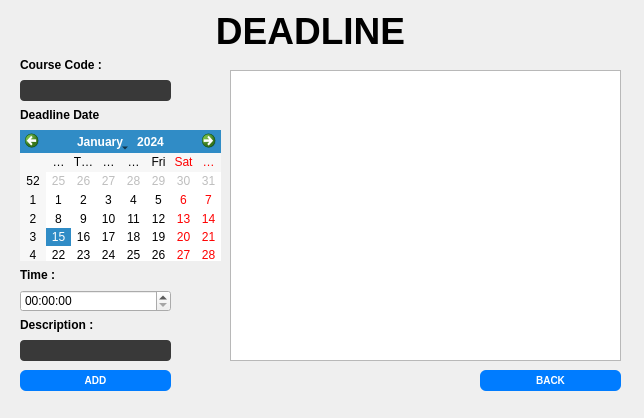
<?xml version="1.0" encoding="UTF-8"?>
<ui version="4.0">
 <class>deadline</class>
 <widget class="QDialog" name="deadline">
  <property name="geometry">
   <rect>
    <x>0</x>
    <y>0</y>
    <width>644</width>
    <height>418</height>
   </rect>
  </property>
  <property name="windowTitle">
   <string>Dialog</string>
  </property>
  <widget class="QLabel" name="label">
   <property name="geometry">
    <rect>
     <x>210</x>
     <y>10</y>
     <width>201</width>
     <height>41</height>
    </rect>
   </property>
   <property name="text">
    <string>&lt;html&gt;&lt;head/&gt;&lt;body&gt;&lt;p align=&quot;center&quot;&gt;&lt;span style=&quot; font-size:28pt; font-weight:700;&quot;&gt;DEADLINE&lt;/span&gt;&lt;/p&gt;&lt;/body&gt;&lt;/html&gt;</string>
   </property>
  </widget>
  <widget class="QPushButton" name="login_3">
   <property name="geometry">
    <rect>
     <x>480</x>
     <y>370</y>
     <width>141</width>
     <height>21</height>
    </rect>
   </property>
   <property name="styleSheet">
    <string notr="true">QPushButton {
	background-color:#007cff;
border-radius:6px;
font-size:10px;
font-weight: bold;
color:white;

}</string>
   </property>
   <property name="text">
    <string>BACK</string>
   </property>
  </widget>
  <widget class="QCalendarWidget" name="calendarWidget">
   <property name="geometry">
    <rect>
     <x>20</x>
     <y>130</y>
     <width>201</width>
     <height>131</height>
    </rect>
   </property>
  </widget>
  <widget class="QLineEdit" name="discrip">
   <property name="geometry">
    <rect>
     <x>20</x>
     <y>340</y>
     <width>151</width>
     <height>21</height>
    </rect>
   </property>
   <property name="styleSheet">
    <string notr="true">QLineEdit{

  
  border-radius: 4px; 
 
  background-color: #393939;x;
}
</string>
   </property>
   <property name="echoMode">
    <enum>QLineEdit::EchoMode::Normal</enum>
   </property>
   <property name="cursorMoveStyle">
    <enum>Qt::CursorMoveStyle::LogicalMoveStyle</enum>
   </property>
  </widget>
  <widget class="QTableWidget" name="tableWidget">
   <property name="geometry">
    <rect>
     <x>230</x>
     <y>70</y>
     <width>391</width>
     <height>291</height>
    </rect>
   </property>
  </widget>
  <widget class="QLabel" name="label_4">
   <property name="geometry">
    <rect>
     <x>20</x>
     <y>310</y>
     <width>111</width>
     <height>31</height>
    </rect>
   </property>
   <property name="text">
    <string>&lt;html&gt;&lt;head/&gt;&lt;body&gt;&lt;p&gt;&lt;span style=&quot; font-weight:700;&quot;&gt;Description :&lt;/span&gt;&lt;/p&gt;&lt;/body&gt;&lt;/html&gt;</string>
   </property>
  </widget>
  <widget class="QPushButton" name="add">
   <property name="geometry">
    <rect>
     <x>20</x>
     <y>370</y>
     <width>151</width>
     <height>21</height>
    </rect>
   </property>
   <property name="styleSheet">
    <string notr="true">QPushButton {
	background-color:#007cff;
border-radius:6px;
font-size:10px;
font-weight: bold;
color:white;

}</string>
   </property>
   <property name="text">
    <string>ADD</string>
   </property>
  </widget>
  <widget class="QLabel" name="label_3">
   <property name="geometry">
    <rect>
     <x>20</x>
     <y>50</y>
     <width>111</width>
     <height>31</height>
    </rect>
   </property>
   <property name="text">
    <string>&lt;html&gt;&lt;head/&gt;&lt;body&gt;&lt;p&gt;&lt;span style=&quot; font-weight:700;&quot;&gt;Course Code :&lt;/span&gt;&lt;/p&gt;&lt;/body&gt;&lt;/html&gt;</string>
   </property>
  </widget>
  <widget class="QLabel" name="label_5">
   <property name="geometry">
    <rect>
     <x>20</x>
     <y>100</y>
     <width>81</width>
     <height>31</height>
    </rect>
   </property>
   <property name="text">
    <string>&lt;html&gt;&lt;head/&gt;&lt;body&gt;&lt;p&gt;&lt;span style=&quot; font-weight:700;&quot;&gt;Deadline Date :&lt;/span&gt;&lt;/p&gt;&lt;/body&gt;&lt;/html&gt;</string>
   </property>
  </widget>
  <widget class="QLineEdit" name="course">
   <property name="geometry">
    <rect>
     <x>20</x>
     <y>80</y>
     <width>151</width>
     <height>21</height>
    </rect>
   </property>
   <property name="styleSheet">
    <string notr="true">QLineEdit{

  
  border-radius: 4px; 
 
  background-color: #393939;x;
}
</string>
   </property>
   <property name="echoMode">
    <enum>QLineEdit::EchoMode::Normal</enum>
   </property>
   <property name="cursorMoveStyle">
    <enum>Qt::CursorMoveStyle::LogicalMoveStyle</enum>
   </property>
  </widget>
  <widget class="QLabel" name="label_6">
   <property name="geometry">
    <rect>
     <x>20</x>
     <y>260</y>
     <width>51</width>
     <height>31</height>
    </rect>
   </property>
   <property name="text">
    <string>&lt;html&gt;&lt;head/&gt;&lt;body&gt;&lt;p&gt;&lt;span style=&quot; font-weight:700;&quot;&gt;Time :&lt;/span&gt;&lt;/p&gt;&lt;/body&gt;&lt;/html&gt;</string>
   </property>
  </widget>
  <widget class="QTimeEdit" name="timeEdit">
   <property name="geometry">
    <rect>
     <x>20</x>
     <y>290</y>
     <width>151</width>
     <height>22</height>
    </rect>
   </property>
   <property name="styleSheet">
    <string notr="true">QTime{
border-radius:4px;
}</string>
   </property>
  </widget>
 </widget>
 <resources/>
 <connections/>
</ui>
